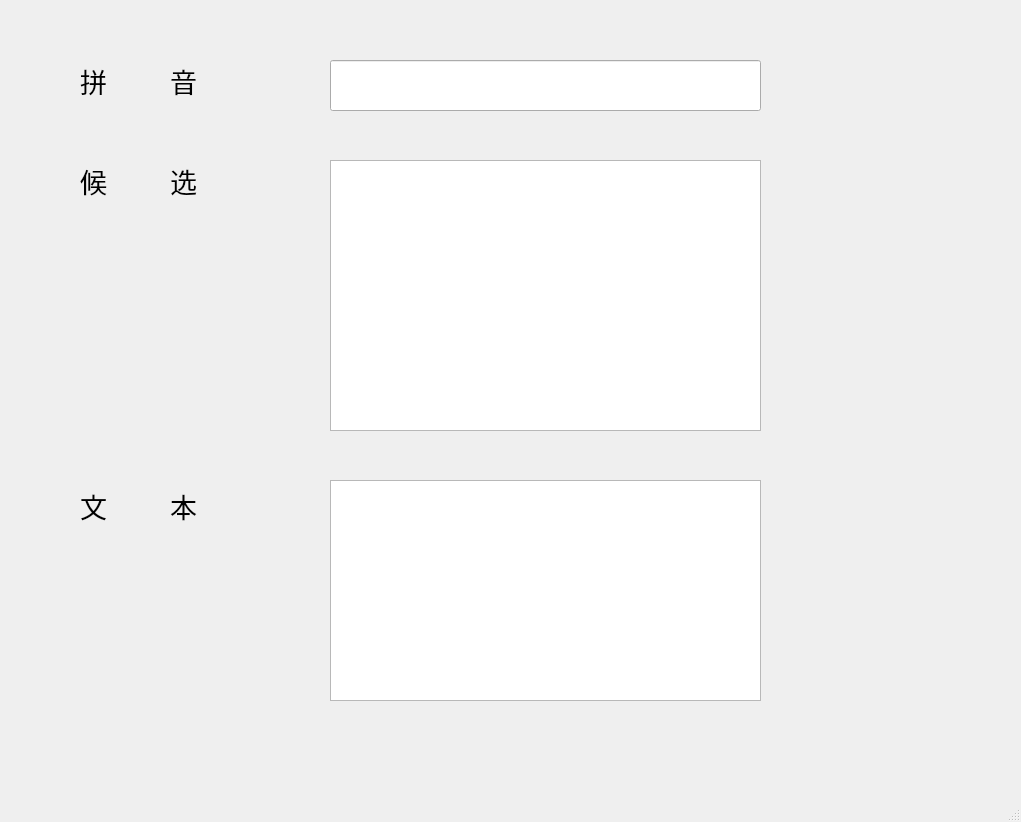
<?xml version="1.0" encoding="UTF-8"?>
<ui version="4.0">
 <class>mainWindow</class>
 <widget class="QMainWindow" name="mainWindow">
  <property name="geometry">
   <rect>
    <x>0</x>
    <y>0</y>
    <width>1021</width>
    <height>822</height>
   </rect>
  </property>
  <property name="windowTitle">
   <string>输入法</string>
  </property>
  <widget class="QWidget" name="centralwidget">
   <widget class="QLabel" name="label">
    <property name="geometry">
     <rect>
      <x>80</x>
      <y>60</y>
      <width>241</width>
      <height>41</height>
     </rect>
    </property>
    <property name="font">
     <font>
      <family>Agency FB</family>
      <pointsize>20</pointsize>
     </font>
    </property>
    <property name="text">
     <string>拼         音</string>
    </property>
   </widget>
   <widget class="QLabel" name="label_2">
    <property name="geometry">
     <rect>
      <x>80</x>
      <y>150</y>
      <width>241</width>
      <height>61</height>
     </rect>
    </property>
    <property name="font">
     <font>
      <family>Agency FB</family>
      <pointsize>20</pointsize>
     </font>
    </property>
    <property name="text">
     <string>候         选</string>
    </property>
   </widget>
   <widget class="QLineEdit" name="lineEdit">
    <property name="geometry">
     <rect>
      <x>330</x>
      <y>60</y>
      <width>431</width>
      <height>51</height>
     </rect>
    </property>
    <property name="font">
     <font>
      <family>Arial</family>
      <pointsize>16</pointsize>
     </font>
    </property>
   </widget>
   <widget class="QTextEdit" name="textEdit">
    <property name="geometry">
     <rect>
      <x>330</x>
      <y>160</y>
      <width>431</width>
      <height>271</height>
     </rect>
    </property>
    <property name="font">
     <font>
      <family>Arial</family>
      <pointsize>10</pointsize>
     </font>
    </property>
    <property name="focusPolicy">
     <enum>Qt::TabFocus</enum>
    </property>
   </widget>
   <widget class="QTextEdit" name="textEdit_2">
    <property name="geometry">
     <rect>
      <x>330</x>
      <y>480</y>
      <width>431</width>
      <height>221</height>
     </rect>
    </property>
    <property name="font">
     <font>
      <family>Arial</family>
      <pointsize>16</pointsize>
     </font>
    </property>
    <property name="focusPolicy">
     <enum>Qt::ClickFocus</enum>
    </property>
   </widget>
   <widget class="QLabel" name="label_3">
    <property name="geometry">
     <rect>
      <x>80</x>
      <y>480</y>
      <width>241</width>
      <height>51</height>
     </rect>
    </property>
    <property name="font">
     <font>
      <family>Agency FB</family>
      <pointsize>20</pointsize>
     </font>
    </property>
    <property name="text">
     <string>文         本</string>
    </property>
   </widget>
  </widget>
  <widget class="QStatusBar" name="statusbar"/>
  <action name="actionload">
   <property name="text">
    <string>load</string>
   </property>
  </action>
 </widget>
 <resources/>
 <connections/>
 <slots>
  <slot>slot1()</slot>
 </slots>
</ui>
